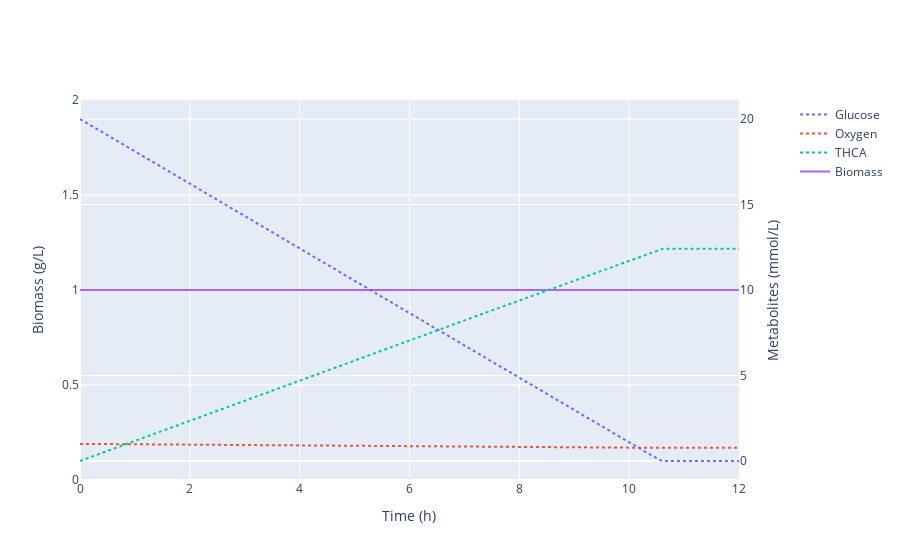

The notebook cell saved with this chart:
### Code cell
plot_concentrations(concentrations, x_axis_title = 'Time (h)' , left_y_axis_title = 'Biomass (g/L)' , right_y_axis_title = 'Metabolites (mmol/L)')

### Figure 1 — Plotly figure (JSON) as saved in the notebook; plotly's stock layout.template omitted (floating-point values rounded to 4 significant figures; data arrays with more than 128 entries replaced by an {"elided": "..."} marker saying what was removed)
{"data": [{"line": {"dash": "dot"}, "mode": "lines", "name": "Glucose", "type": "scatter", "x": {"elided": "1201 float values"}, "xaxis": "x", "y": {"elided": "1201 float values"}, "yaxis": "y2"}, {"line": {"dash": "dot"}, "mode": "lines", "name": "Oxygen", "type": "scatter", "x": {"elided": "1201 float values"}, "xaxis": "x", "y": {"elided": "1201 float values"}, "yaxis": "y2"}, {"line": {"dash": "dot"}, "mode": "lines", "name": "THCA", "type": "scatter", "x": {"elided": "1201 float values"}, "xaxis": "x", "y": {"elided": "1201 float values"}, "yaxis": "y2"}, {"mode": "lines", "name": "Biomass", "type": "scatter", "x": {"elided": "1201 float values"}, "xaxis": "x", "y": {"elided": "1201 int values"}, "yaxis": "y"}], "layout": {"xaxis": {"anchor": "y", "domain": [0, 0.94], "title": {"text": "Time (h)"}}, "yaxis": {"anchor": "x", "domain": [0, 1], "title": {"text": "Biomass (g/L)"}}, "yaxis2": {"anchor": "x", "overlaying": "y", "side": "right", "title": {"text": "Metabolites (mmol/L)"}}}}
